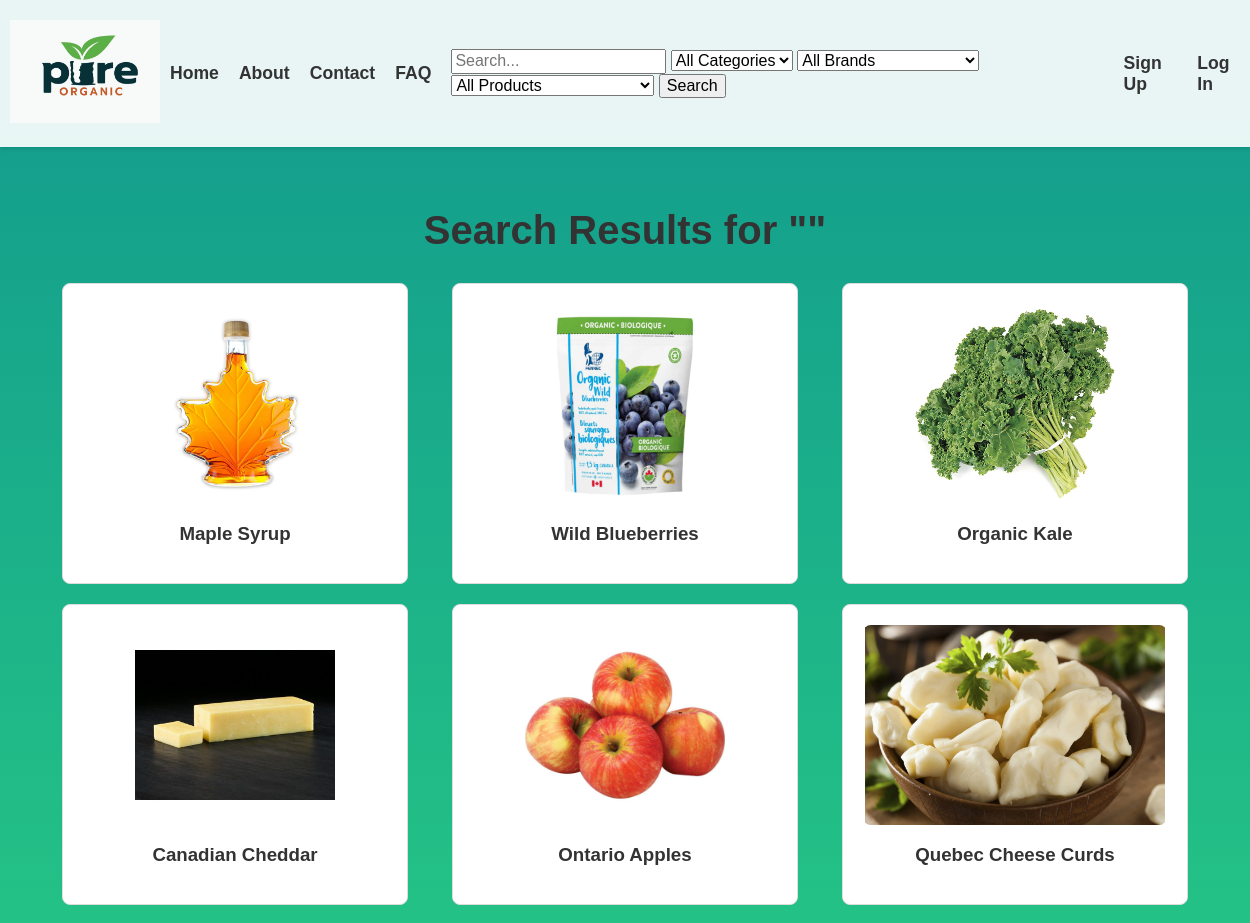
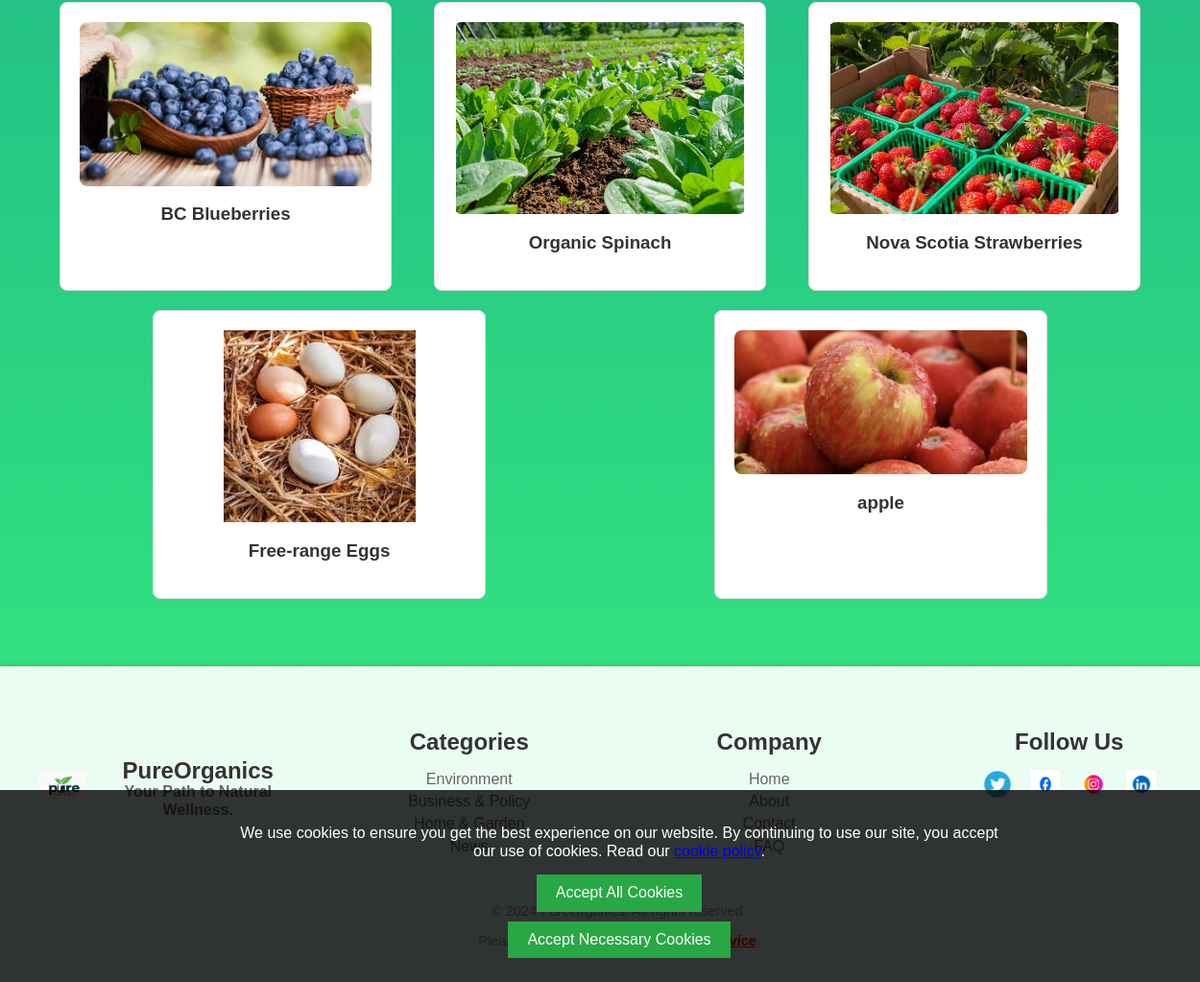
Page /PureOrganics/search/ on the committed database (2 pictures, top to bottom).
### PureOrganics/models.py (models this page shows, shortened)
class Product(models.Model):
    name = models.CharField(max_length=255)
    category = models.ForeignKey(Category, on_delete=models.CASCADE)
    brand = models.ForeignKey(Brand, on_delete=models.CASCADE, null=True, blank=True)
    description = models.TextField(blank=True, null=True)
    price = models.DecimalField(max_digits=10, decimal_places=2)
    stock = models.PositiveIntegerField()
    image = models.ImageField(upload_to='products/', blank=True, null=True)
    available = models.BooleanField(default=True)
    created_at = models.DateTimeField(auto_now_add=True)
    updated_at = models.DateTimeField(auto_now=True)
    class Meta:
        indexes = [
            models.Index(fields=['name']),
        ]

### PureOrganics/views.py (the view)
# urls.py: path('search/', views.search, name='search'),
def search(request):
    query = request.GET.get('q', '').strip()
    category_id = request.GET.get('category')
    brand_id = request.GET.get('brand')
    product_id = request.GET.get('product')
    products = Product.objects.all()
    if query:
        products = products.filter(Q(name__icontains=query) | Q(description__icontains=query)).distinct()
    if category_id:
        products = products.filter(category_id=category_id)
    if brand_id:
        products = products.filter(brand_id=brand_id)
    if product_id:
        products = products.filter(id=product_id)
    categories = Category.objects.filter(id__in=products.values_list('category_id', flat=True)).distinct()
    brands = Brand.objects.filter(id__in=products.values_list('brand_id', flat=True)).distinct()
    if not products.exists():
        categories = Category.objects.filter(Q(name__icontains=query)).distinct()
        brands = Brand.objects.filter(Q(name__icontains=query)).distinct()
    context = {
        'query': query,
        'products': products,
        'categories': categories,
        'brands': brands,
        'cart_count': get_cart_count(request.user),
    }
    return render(request, 'myapp/search_results.html', context)

### PureOrganics/context_processors.py (called while the page is built)
def common_context(request):
    categories = Category.objects.all()
    brands = Brand.objects.all()
    products = Product.objects.all()
    cart_count = get_cart_count(request.user) if request.user.is_authenticated else 0
    return {
        'categories': categories,
        'brands': brands,
        'products': products,
        'cart_count': cart_count,
    }

### PureOrganics/views.py (called while the page is built)
def get_cart_count(user):
    if user.is_authenticated:
        cart, created = Cart.objects.get_or_create(user=user)
        cart_items = CartItem.objects.filter(cart=cart)
        return sum(item.quantity for item in cart_items)
    return 0

### PureOrganics/templates/myapp/search_results.html (shortened to what this page needs)
{% extends 'myapp/base.html' %}
{% block content %}
    <h1 class="products-heading">Search Results for "{{ query }}"</h1>
    {% if products %}
        <div class="product-list">
            {% for product in products %}
                <div class="product">
                    <a href="{% url 'product_detail' product.pk %}">
                        <img src="{{ product.image.url }}" alt="{{ product.name }}">
                    </a>
                    <div class="details">
                        <h3>{{ product.name }}</h3>
                    </div>
                </div>
            {% endfor %}
        </div>
    {% endif %}
{% endblock %}

### PureOrganics/static/myapp/styles.css (style rules this page uses)
body { font-family: Arial, sans-serif; margin: 0; padding: 0; background: linear-gradient(to bottom, #11998e, #38ef7d); color: #333; display: flex; flex-direction: column; min-height: 100vh; }
.products-heading { text-align: center; font-size: 2.5em; margin-top: 20px; margin-bottom: 20px; color: #333; }
.product-list { display: flex; flex-wrap: wrap; justify-content: space-around; margin: 20px 0; }
.product { background-color: white; border: 1px solid #ddd; border-radius: 8px; padding: 20px; margin: 10px; width: calc(33% - 40px); box-sizing: border-box; text-align: center; }
.product img { width: 100%; height: auto; max-height: 200px; object-fit: contain; border-radius: 8px; display: block; margin: 0 auto; }

### rows in the picture
Product: image (picture), name "Maple Syrup"
Product: image (picture), name "Wild Blueberries"
Product: image (picture), name "Organic Kale"
Product: image (picture), name "Canadian Cheddar"
Product: image (picture), name "Ontario Apples"
Product: image (picture), name "Quebec Cheese Curds"
Product: image (picture), name "BC Blueberries"
Product: image (picture), name "Organic Spinach"
Product: image (picture), name "Nova Scotia Strawberries"
Product: image (picture), name "Free-range Eggs"
Product: image (picture), name "apple"
